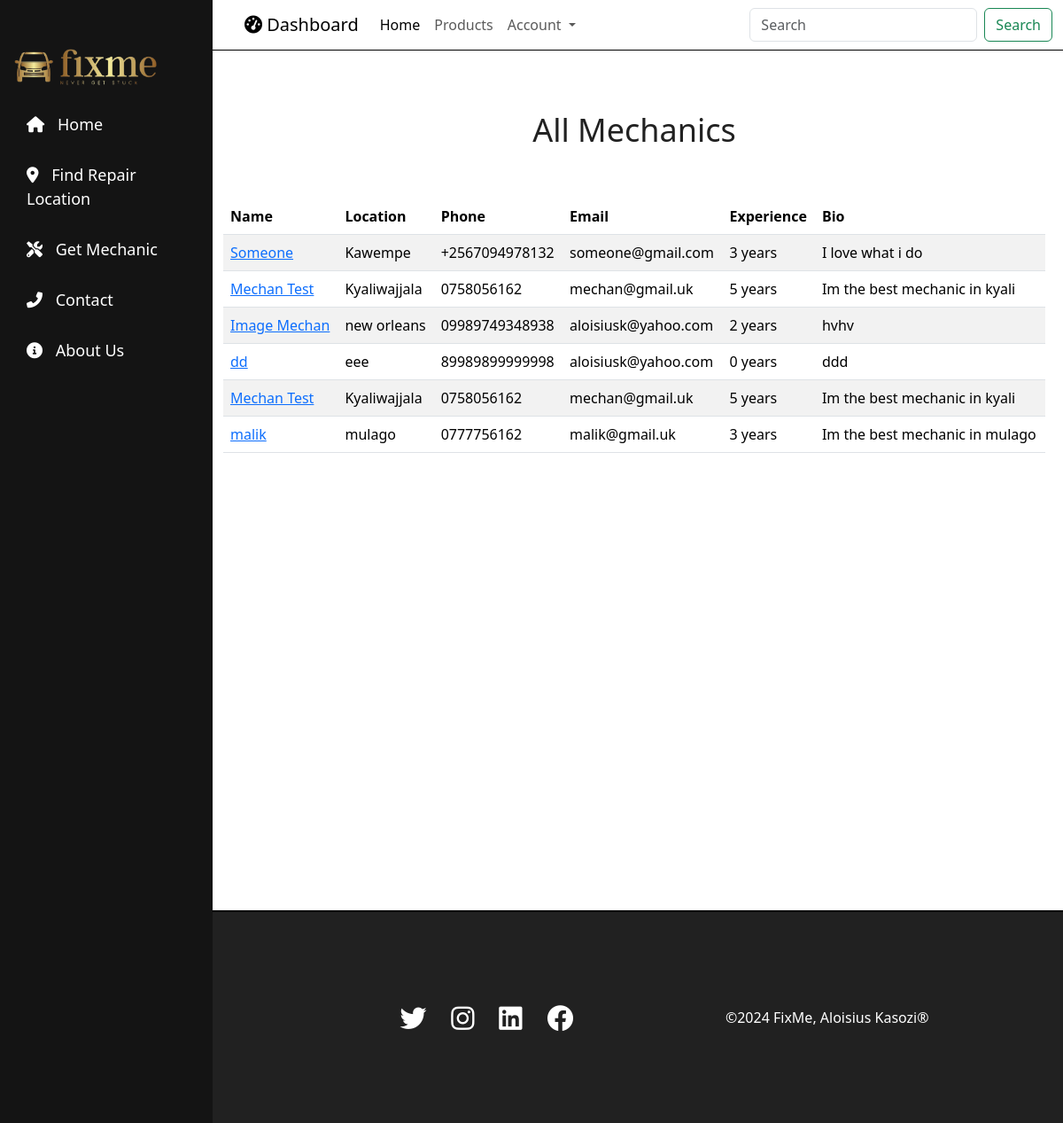
Page /mechanic/ on the committed database.
### fixmeApp/models.py (models this page shows)
class Mechanic(models.Model):
    name = models.CharField(max_length=30)
    email = models.EmailField(validators=[EmailValidator(message="Please enter a valid email address")])
    location = models.CharField(max_length=30)
    experience = models.SmallIntegerField(default=0)
    phone = models.CharField(max_length=14, validators=[MinLengthValidator(10), MaxLengthValidator(14)])
    bio = models.CharField(max_length=100, null=True, blank=True)
    dis_img = models.ImageField(null=True, blank=True)
    created_at = models.DateTimeField(auto_now_add=True)

### fixmeApp/views.py (the view)
# urls.py: path('mechanic/', views.mechanic, name="mechanic"),
def mechanic(request):
    mechanic = Mechanic.objects.all()
    return render(request, "mechanic.html", {
        'mechanic': mechanic,
        'mechanic_count': mechanic.count(),
        'mechanic_created_at': mechanic.first().created_at if mechanic.exists() else None
    })

### fixmeApp/templates/mechanic.html
{% extends 'base.html' %}
{% block content %}
    <div>
        <br><br>
        <center><h1>All Mechanics</h1></center>
    </div>
    <br><br>
    <table class="table table-striped">
        <thead>
            <tr>
                <th>Name</th>
                <th>Location</th>
                <th>Phone</th>
                <th>Email</th>
                <th>Experience</th>
                <th>Bio</th>
            </tr>
        </thead>
        <tbody>
            {% for mechanic in mechanic %}
                <tr>
                    <td><a href="{% url 'about_mechanic' mechanic.id %}">{{ mechanic.name }}</a></td>
                    <td>{{ mechanic.location }}</td>
                    <td>{{ mechanic.phone }}</td>
                    <td>{{ mechanic.email }}</td>
                    <td>{{ mechanic.experience }} years</td>
                    <td>{{ mechanic.bio }}</td>
                </tr>
            {% endfor %}
        </tbody>
    </table>
    <br><br><br><br><br><br><br><br><br><br>
    <br><br><br><br><br><br><br><br><br><br>
{% endblock %}

### fixmeApp/static/css/nav.css (style rules this page uses)
* { margin: 0; padding: 0; box-sizing: border-box; line-height: 1.5; }
body { font-family: Arial, sans-serif; background-color: #f4f4f4; width: 100vw; }
main h1 { font-size: 36px; }

### rows in the picture
Mechanic: name "Someone", location "Kawempe", phone "+2567094978132", email "someone@gmail.com", experience "3", bio "I love what i do"
Mechanic: name "Mechan Test", location "Kyaliwajjala", phone "0758056162", email "mechan@gmail.uk", experience "5", bio "Im the best mechanic in kyali"
Mechanic: name "Image Mechan", location "new orleans", phone "09989749348938", email "aloisiusk@yahoo.com", experience "2", bio "hvhv"
Mechanic: name "dd", location "eee", phone "89989899999998", email "aloisiusk@yahoo.com", experience "0", bio "ddd"
Mechanic: name "Mechan Test", location "Kyaliwajjala", phone "0758056162", email "mechan@gmail.uk", experience "5", bio "Im the best mechanic in kyali"
Mechanic: name "malik", location "mulago", phone "0777756162", email "malik@gmail.uk", experience "3", bio "Im the best mechanic in mulago"
